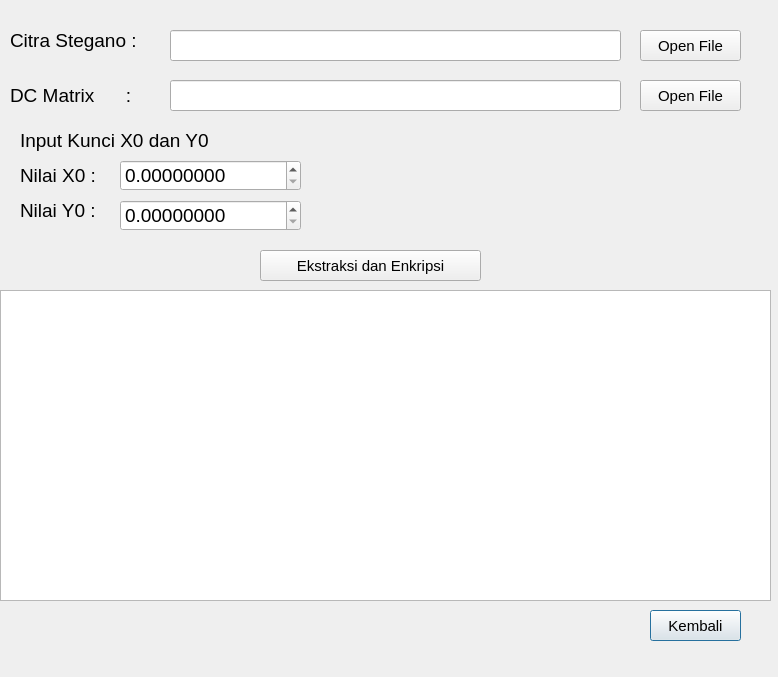
<?xml version="1.0" encoding="UTF-8"?>
<ui version="4.0">
 <class>InputEkstraksiDanEnkripsi</class>
 <widget class="QDialog" name="InputEkstraksiDanEnkripsi">
  <property name="geometry">
   <rect>
    <x>0</x>
    <y>0</y>
    <width>778</width>
    <height>677</height>
   </rect>
  </property>
  <property name="windowTitle">
   <string>Input Ekstraksi dan Dekripsi</string>
  </property>
  <widget class="QLabel" name="lblNilaiX0">
   <property name="geometry">
    <rect>
     <x>20</x>
     <y>160</y>
     <width>91</width>
     <height>31</height>
    </rect>
   </property>
   <property name="font">
    <font>
     <pointsize>14</pointsize>
    </font>
   </property>
   <property name="text">
    <string>Nilai X0 :</string>
   </property>
  </widget>
  <widget class="QLabel" name="lblNilaiY0">
   <property name="geometry">
    <rect>
     <x>20</x>
     <y>200</y>
     <width>91</width>
     <height>21</height>
    </rect>
   </property>
   <property name="font">
    <font>
     <pointsize>14</pointsize>
    </font>
   </property>
   <property name="text">
    <string>Nilai Y0 :</string>
   </property>
  </widget>
  <widget class="QLabel" name="lblDcmatrix">
   <property name="geometry">
    <rect>
     <x>10</x>
     <y>80</y>
     <width>161</width>
     <height>31</height>
    </rect>
   </property>
   <property name="font">
    <font>
     <pointsize>14</pointsize>
    </font>
   </property>
   <property name="text">
    <string>DC Matrix      :</string>
   </property>
  </widget>
  <widget class="QLabel" name="lblInputKunciX0Y0">
   <property name="geometry">
    <rect>
     <x>20</x>
     <y>125</y>
     <width>251</width>
     <height>31</height>
    </rect>
   </property>
   <property name="font">
    <font>
     <pointsize>14</pointsize>
    </font>
   </property>
   <property name="text">
    <string>Input Kunci X0 dan Y0</string>
   </property>
  </widget>
  <widget class="QDoubleSpinBox" name="doubleSpinBoxX0">
   <property name="geometry">
    <rect>
     <x>120</x>
     <y>160</y>
     <width>181</width>
     <height>31</height>
    </rect>
   </property>
   <property name="font">
    <font>
     <pointsize>14</pointsize>
    </font>
   </property>
   <property name="decimals">
    <number>8</number>
   </property>
   <property name="maximum">
    <double>1.000000000000000</double>
   </property>
   <property name="singleStep">
    <double>0.000001000000000</double>
   </property>
  </widget>
  <widget class="QDoubleSpinBox" name="doubleSpinBoxY0">
   <property name="geometry">
    <rect>
     <x>120</x>
     <y>200</y>
     <width>181</width>
     <height>31</height>
    </rect>
   </property>
   <property name="font">
    <font>
     <pointsize>14</pointsize>
    </font>
   </property>
   <property name="decimals">
    <number>8</number>
   </property>
   <property name="maximum">
    <double>1.000000000000000</double>
   </property>
   <property name="singleStep">
    <double>0.000001000000000</double>
   </property>
  </widget>
  <widget class="QPushButton" name="btnKembali">
   <property name="geometry">
    <rect>
     <x>650</x>
     <y>610</y>
     <width>91</width>
     <height>31</height>
    </rect>
   </property>
   <property name="font">
    <font>
     <pointsize>11</pointsize>
    </font>
   </property>
   <property name="text">
    <string>Kembali</string>
   </property>
  </widget>
  <widget class="QPushButton" name="btnCitraStegano">
   <property name="geometry">
    <rect>
     <x>640</x>
     <y>30</y>
     <width>101</width>
     <height>31</height>
    </rect>
   </property>
   <property name="font">
    <font>
     <pointsize>11</pointsize>
    </font>
   </property>
   <property name="text">
    <string>Open File</string>
   </property>
  </widget>
  <widget class="QLineEdit" name="citraSteganoPath">
   <property name="geometry">
    <rect>
     <x>170</x>
     <y>30</y>
     <width>451</width>
     <height>31</height>
    </rect>
   </property>
  </widget>
  <widget class="QPushButton" name="btnDcMatrix">
   <property name="geometry">
    <rect>
     <x>640</x>
     <y>80</y>
     <width>101</width>
     <height>31</height>
    </rect>
   </property>
   <property name="font">
    <font>
     <pointsize>11</pointsize>
    </font>
   </property>
   <property name="text">
    <string>Open File</string>
   </property>
  </widget>
  <widget class="QGraphicsView" name="graphicsView">
   <property name="geometry">
    <rect>
     <x>0</x>
     <y>290</y>
     <width>771</width>
     <height>311</height>
    </rect>
   </property>
  </widget>
  <widget class="QLineEdit" name="dcMatrixPath">
   <property name="geometry">
    <rect>
     <x>170</x>
     <y>80</y>
     <width>451</width>
     <height>31</height>
    </rect>
   </property>
  </widget>
  <widget class="QLabel" name="lblCitraStegano">
   <property name="geometry">
    <rect>
     <x>10</x>
     <y>20</y>
     <width>171</width>
     <height>41</height>
    </rect>
   </property>
   <property name="font">
    <font>
     <pointsize>14</pointsize>
    </font>
   </property>
   <property name="text">
    <string>Citra Stegano :</string>
   </property>
  </widget>
  <widget class="QPushButton" name="btnEkstraksiDanDekripsi">
   <property name="geometry">
    <rect>
     <x>260</x>
     <y>250</y>
     <width>221</width>
     <height>31</height>
    </rect>
   </property>
   <property name="font">
    <font>
     <pointsize>11</pointsize>
    </font>
   </property>
   <property name="text">
    <string>Ekstraksi dan Enkripsi</string>
   </property>
  </widget>
 </widget>
 <resources/>
 <connections/>
</ui>
